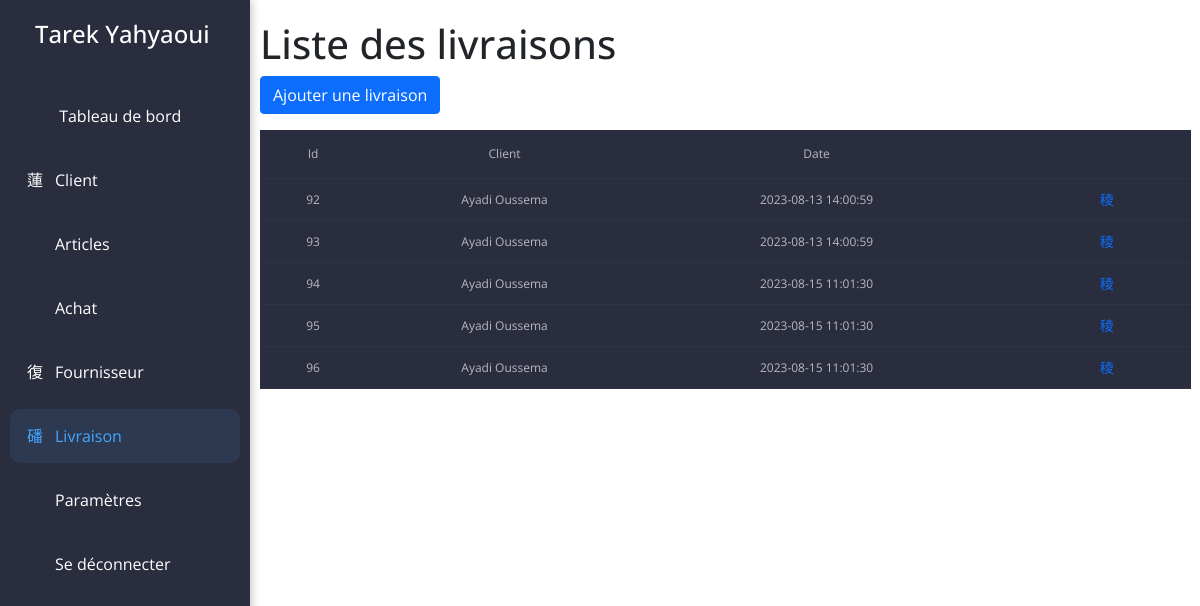
The page /?page=livraison (signed in) on the database its author committed.
### tables this page shows
CREATE TABLE `livraisons` (
  `id` int(11) NOT NULL,
  `client` int(11) NOT NULL,
  `details` longtext NOT NULL,
  `date` datetime NOT NULL
);

CREATE TABLE `client` (
  `id_client` int(11) NOT NULL,
  `nom` varchar(20) NOT NULL,
  `prenom` varchar(20) NOT NULL,
  `addresse` varchar(30) NOT NULL,
  `num_tel` int(11) NOT NULL
);

### livraison.php (the view)
<h1>Liste des livraisons</h1>
<a href="?page=ajouterlivraison" class="btn btn-primary mb-3">Ajouter une livraison</a>
<table class="table-custom">
  <thead>
    <tr>
      <th scope="col">Id</th>
      <th scope="col">Client</th>
      <th scope="col">Date</th>
      <th scope="col"></th>
    </tr>
  </thead>
  <tbody>
<?php
    $req = $connect->prepare("SELECT * FROM livraisons;");
    $req->execute();
    while ($row = $req->fetch()) {
      $client = $connect->prepare("SELECT nom, prenom FROM client WHERE id_client = ?");
      $client->execute(array($row[1]));
      $res = $client->fetch();
      echo "
      <tr>
        <td scope='row'>$row[0]</td>
        <td>$res[0] $res[1]</td>
        <td>$row[3]</td>
        <td>
          <a href='#'><i class='fi fi-rr-eye'></i></a>
          <a href='facture.php?id=$row[0]' target='_blank'><i class='fi fi-rr-print'></i></a>
          <a href='?page=deletelivraison&id=$row[0]'><i class='fi fi-rr-trash'></i></a>
        </td>
      </tr>
      ";
    }
    echo "</tbody></table>";
?>

### index.php (shortened to what this page needs)
<!DOCTYPE html>
<html lang="en">
<head>
  <link rel='stylesheet' href='css/flaticon.css'>
  <link rel="stylesheet" href="css/bootstrap.min.css">
  <link rel="stylesheet" href="css/main.css">
</head>
<body>
  <div id="app" class="app">
    <nav class="sidebar">
      <div class="admin">
        <div class="admin-info">
          <h4>
            Tarek Yahyaoui
          </h4>
        </div>
      </div>
        <ul>
          <li <?php echo (!isset($_GET["page"]) ? "class='active'" : "") ?> ><a href="./"><i class="fi fi-rr-home"></i> Tableau de bord</a></li>
          <li <?php echo (isset($_GET["page"]) &&  ($_GET["page"]  === "client" || $_GET["page"]  === "ajouterclient" || $_GET["page"]  === "updateclient") ? "class='active'" : "") ?> ><a href="?page=client"><i class="fi fi-rr-users"></i>Client</a></li>
          <li <?php echo (isset($_GET["page"]) &&  ($_GET["page"]  === "article" || $_GET["page"]  === "ajouterarticle" || $_GET["page"]  === "updatearticle") ? "class='active'" : "") ?> ><a href="?page=article"><i class="fi fi-rr-box-open"></i>Articles</a></li>
          <li <?php echo (isset($_GET["page"]) &&  ($_GET["page"]  === "achat" || $_GET["page"]  === "ajouterachat" || $_GET["page"]  === "updateachat") ? "class='active'" : "") ?> ><a href="?page=achat"><i class="fi fi-rr-coins"></i>Achat</a></li>
          <li <?php echo (isset($_GET["page"]) &&  ($_GET["page"]  === "fournisseur" || $_GET["page"]  === "ajouterfournisseur" || $_GET["page"]  === "updatefournisseur") ? "class='active'" : "") ?> ><a href="?page=fournisseur"><i class="fi fi-rr-truck-moving"></i>Fournisseur</a></li>
          <li <?php echo (isset($_GET["page"]) &&  ($_GET["page"]  === "livraison" || $_GET["page"]  === "ajouterlivraison" || $_GET["page"]  === "updatelivraison") ? "class='active'" : "") ?> ><a href="?page=livraison"><i class="fi fi-rr-truck-loading"></i>Livraison</a></li>
          <li <?php echo (isset($_GET["page"]) &&  $_GET["page"]  === "parametres" ? "class='active'" : "") ?> ><a href="?page=parametres"><i class="fi fi-rr-settings"></i>Paramètres</a></li>
          <li><a href="logout.php"><i class="fi fi-rr-sign-out-alt"></i>Se déconnecter</a></li>
        </ul>
    </nav>
    <div class="content">
      <?php
      if (isset($_GET["page"])) {
        if($_GET["page"] !== "facture")
          include $_GET["page"] . ".php";
      }
        ?>
        </div>
    </div>
</body>
</html>

### css/main.css (style rules this page uses)
*, *:before, *:after { box-sizing: border-box; font-family: "Open Sans"; }
.app { font-family: Roboto; display: flex; height: 100vh; }
.app .sidebar { position: fixed; top: 0; left: 0; bottom: 0; width: 250px; background-color: #2a2d3e; color: #fff; box-shadow: 0 0 10px rgba(0, 0, 0, 0.3); }
.app .sidebar .admin { margin: 20px 15px 40px; text-align: center; display: flex; align-items: center; }
.app .sidebar .admin .admin-info { text-align: left; margin-left: 20px; }
.app .sidebar .admin .admin-info h4, .app .sidebar .admin .admin-info p { margin: 0; padding: 0; }
.app .sidebar ul { list-style: none; margin: 0; padding: 0; }
.app .sidebar ul li { margin: 10px; }
.app .sidebar ul li a { display: block; text-decoration: none; color: #fff; transition: all 0.5s; padding: 12px 10px 12px; border-radius: 10px; }
.app .sidebar ul li a i { margin-right: 5px; display: inline-block; width: 30px; height: 30px; line-height: 30px; text-align: center; }
.app .sidebar ul li.active a { background-color: #2d3951; color: #44a7ff; }
.app .content { margin-left: 260px; margin-top: 20px; width: 100%; }
ul { list-style: none; margin: 0; padding: 0; }
.table-custom { border-style: none; width: 99%; background: #2a2d3e; color: #b8b9bf; padding: 50px 10px; border-collapse: collapse; border-spacing: 0 8px; text-align: center; font-size: 12px; font-family: "Open Sans"; empty-cells: hide; }
.table-custom td { empty-cells: hide; padding: 10px; border-bottom: 1px solid #303344; font-weight: 400; }
.table-custom td a { text-decoration: none; margin-right: 5px; }
.table-custom td a i { font-size: 14px; }
.table-custom th { padding: 15px; border-bottom: 1px solid #303344; font-weight: 400; }

### rows shown on the page
livraisons: id "92", client.nom "Ayadi", client.prenom "Oussema", date "2023-08-13 14:00:59"
livraisons: id "93", client.nom "Ayadi", client.prenom "Oussema", date "2023-08-13 14:00:59"
livraisons: id "94", client.nom "Ayadi", client.prenom "Oussema", date "2023-08-15 11:01:30"
livraisons: id "95", client.nom "Ayadi", client.prenom "Oussema", date "2023-08-15 11:01:30"
livraisons: id "96", client.nom "Ayadi", client.prenom "Oussema", date "2023-08-15 11:01:30"
